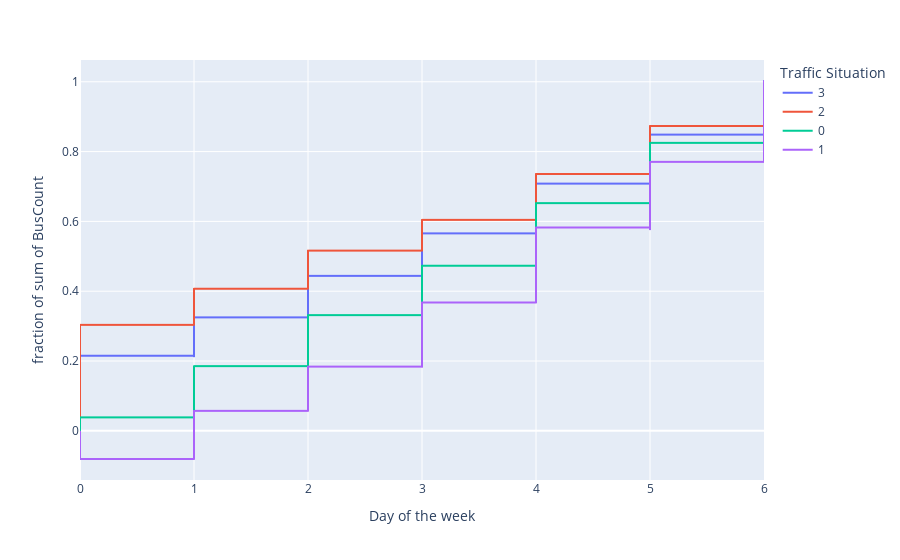

Notebook code for this chart:
### Markdown cell above
# Visualize the Data

Visualizing the data helps in understanding the relationships between features and the target variable. Below are some common visualizations that can be used to gain insights into the dataset:

1. **Count Plots for Categorical Features**: Use count plots to visualize the frequency of categorical features such as the `Traffic Situation`.

2. **Correlation Heatmap**: Create a heatmap to visualize the correlation between numerical features and identify any strong relationships.

### Code cell
fig = px.ecdf(df, x="Day of the week",y='BusCount', color="Traffic Situation")
fig.show()

### Figure 1 — Plotly figure (JSON) as saved in the notebook; plotly's stock layout.template omitted (floating-point values rounded to 4 significant figures; data arrays with more than 128 entries replaced by an {"elided": "..."} marker saying what was removed)
{"data": [{"hovertemplate": "Traffic Situation=3<br>Day of the week=%{x}<br>fraction of sum of BusCount=%{y}<extra></extra>", "legendgroup": "3", "line": {"dash": "solid", "shape": "hv"}, "marker": {"color": "#636efa", "symbol": "circle"}, "mode": "lines", "name": "3", "showlegend": true, "type": "scattergl", "x": {"elided": "3858 int values"}, "xaxis": "x", "y": {"elided": "3858 float values"}, "yaxis": "y"}, {"hovertemplate": "Traffic Situation=2<br>Day of the week=%{x}<br>fraction of sum of BusCount=%{y}<extra></extra>", "legendgroup": "2", "line": {"dash": "solid", "shape": "hv"}, "marker": {"color": "#EF553B", "symbol": "circle"}, "mode": "lines", "name": "2", "showlegend": true, "type": "scattergl", "x": {"elided": "834 int values"}, "xaxis": "x", "y": {"elided": "834 float values"}, "yaxis": "y"}, {"hovertemplate": "Traffic Situation=0<br>Day of the week=%{x}<br>fraction of sum of BusCount=%{y}<extra></extra>", "legendgroup": "0", "line": {"dash": "solid", "shape": "hv"}, "marker": {"color": "#00cc96", "symbol": "circle"}, "mode": "lines", "name": "0", "showlegend": true, "type": "scattergl", "x": {"elided": "1137 int values"}, "xaxis": "x", "y": {"elided": "1137 float values"}, "yaxis": "y"}, {"hovertemplate": "Traffic Situation=1<br>Day of the week=%{x}<br>fraction of sum of BusCount=%{y}<extra></extra>", "legendgroup": "1", "line": {"dash": "solid", "shape": "hv"}, "marker": {"color": "#ab63fa", "symbol": "circle"}, "mode": "lines", "name": "1", "showlegend": true, "type": "scattergl", "x": {"elided": "495 int values"}, "xaxis": "x", "y": {"elided": "495 float values"}, "yaxis": "y"}], "layout": {"legend": {"title": {"text": "Traffic Situation"}, "tracegroupgap": 0}, "margin": {"t": 60}, "xaxis": {"anchor": "y", "domain": [0, 1], "title": {"text": "Day of the week"}}, "yaxis": {"anchor": "x", "domain": [0, 1], "rangemode": "tozero", "title": {"text": "fraction of sum of BusCount"}}}}
